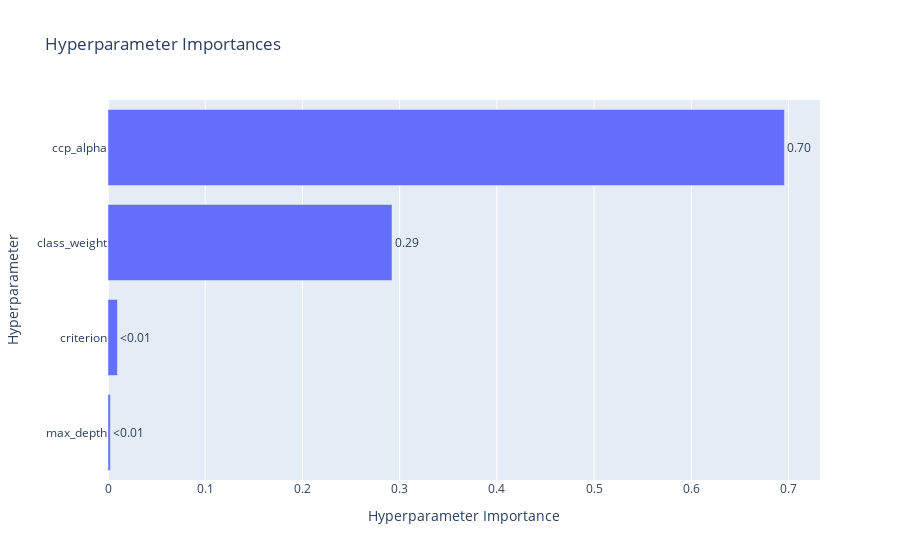

The code cell stored with this chart in its notebook:
### Markdown cell above
### Using Train_all
- all variables
- No One Hot Encoding + No PCA

### Code cell
x_train_all = train_data_all.drop('income', axis=1)
best_params_for_all_data = optuna_hyperparameter_search_crossvalidation(x_train_all, train_data_all['income'], 10)

### Figure 1 — Plotly figure (JSON) as saved in the notebook; plotly's stock layout.template omitted (floating-point values rounded to 4 significant figures)
{"data": [{"cliponaxis": false, "hovertemplate": ["max_depth (IntDistribution): 0.0024415668007353552<extra></extra>", "criterion (CategoricalDistribution): 0.009677210822680504<extra></extra>", "class_weight (CategoricalDistribution): 0.292111965090683<extra></extra>", "ccp_alpha (FloatDistribution): 0.6957692572859012<extra></extra>"], "name": "Objective Value", "orientation": "h", "text": ["<0.01", "<0.01", "0.29", "0.70"], "textposition": "outside", "type": "bar", "x": [0.002442, 0.009677, 0.2921, 0.6958], "y": ["max_depth", "criterion", "class_weight", "ccp_alpha"]}], "layout": {"title": {"text": "Hyperparameter Importances"}, "xaxis": {"title": {"text": "Hyperparameter Importance"}}, "yaxis": {"title": {"text": "Hyperparameter"}}}}
